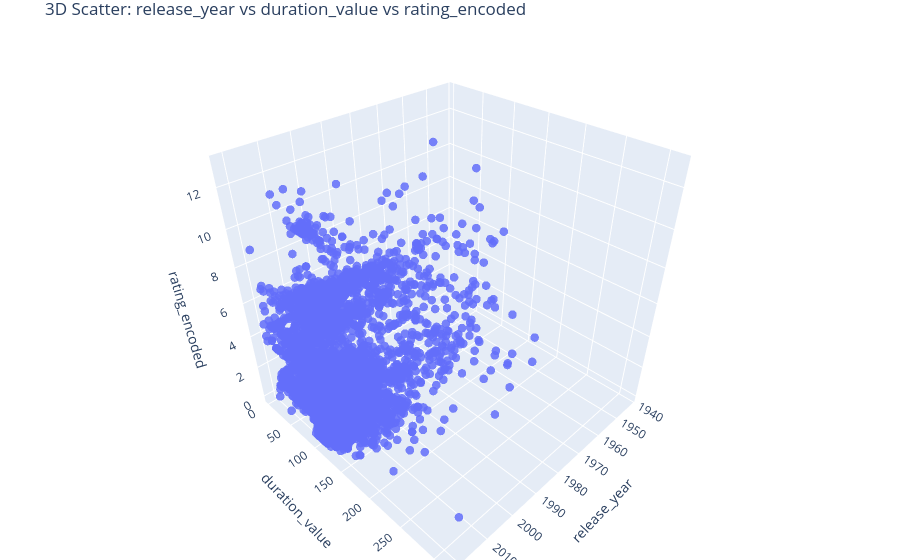

Notebook cell for this chart:
### Code cell
movies = df[df["type"] == "Movie"].copy()

movies["duration_value"] = pd.to_numeric(
    movies["duration"].str.extract(r"(\d+)")[0],
    errors="coerce"
)

movies["release_year"] = pd.to_numeric(
    movies["release_year"],
    errors="coerce"
)

movies["rating_encoded"] = pd.factorize(
    movies["rating"]
)[0]

movies = movies.dropna(
    subset=["release_year", "duration_value"]
)

da.scatter_3d(
    movies,
    x="release_year",
    y="duration_value",
    z="rating_encoded"
)

### Figure 1 — Plotly figure (JSON) as saved in the notebook; plotly's stock layout.template omitted (floating-point values rounded to 4 significant figures; data arrays with more than 128 entries replaced by an {"elided": "..."} marker saying what was removed)
{"data": [{"marker": {"opacity": 0.85, "size": 5}, "mode": "markers", "type": "scatter3d", "x": {"elided": "6126 int values"}, "y": {"elided": "6126 int values"}, "z": {"elided": "6126 int values"}}], "layout": {"margin": {"b": 0, "l": 0, "r": 0, "t": 30}, "scene": {"xaxis": {"title": {"text": "release_year"}}, "yaxis": {"title": {"text": "duration_value"}}, "zaxis": {"title": {"text": "rating_encoded"}}}, "title": {"text": "3D Scatter: release_year vs duration_value vs rating_encoded"}}}
